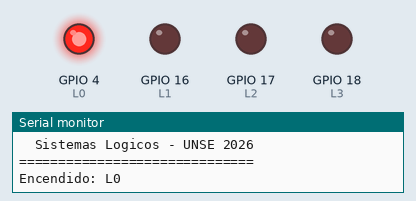
Simulated run of this sketch. Board: ESP32. Parts: output pins drawn as LEDs (lit = HIGH), the last lines printed to the serial monitor.

Above: at 0.2 s.
At 1.2 s:
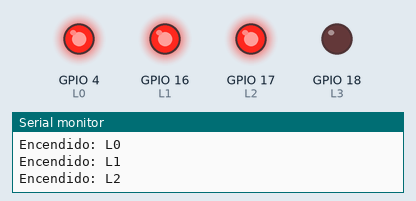
At 1.7 s:
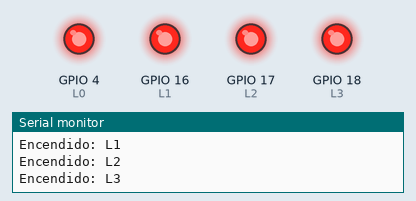
At 3.7 s:
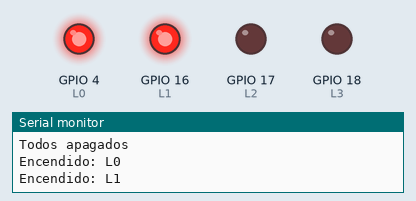
At 5.5 s:
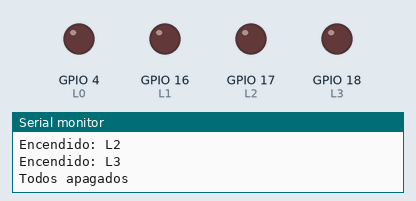
Timing chart, 0 to 6.9 s (numbered marks = the images above):
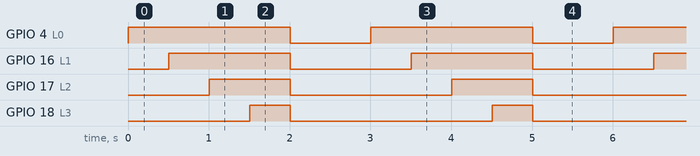

Measured:
- by itself, GPIO 4 (L0): alternates HIGH for 2.0 s and LOW for 1.0 s
- by itself, GPIO 16 (L1): alternates HIGH for 1.5 s and LOW for 1.5 s
- by itself, GPIO 17 (L2): alternates HIGH for 1.0 s and LOW for 2.0 s
- by itself, GPIO 18 (L3): alternates HIGH for 0.50 s and LOW for 2.5 s

The sketch:

sketch.ino
```cpp
// ============================================================
// Entrenador Lógico - Clase 1
// Alumno/a: (nombre y apellido)
// Qué hace: se presenta por el monitor serie y enciende los
//           LEDs L0 a L3 de a uno, avisando cuál está prendido.
// ============================================================

#include <Arduino.h>

void setup() {
  Serial.begin(115200);

  pinMode(4, OUTPUT);    // L0
  pinMode(16, OUTPUT);   // L1
  pinMode(17, OUTPUT);   // L2
  pinMode(18, OUTPUT);   // L3

  Serial.printf("==============================\n");
  Serial.printf("  Entrenador Logico de Ana\n");
  Serial.printf("  Sistemas Logicos - UNSE 2026\n");
  Serial.printf("==============================\n");
}

void loop() {
  digitalWrite(4, HIGH);
  Serial.printf("Encendido: L0\n");
  delay(500);

  digitalWrite(16, HIGH);
  Serial.printf("Encendido: L1\n");
  delay(500);

  digitalWrite(17, HIGH);
  Serial.printf("Encendido: L2\n");
  delay(500);

  digitalWrite(18, HIGH);
  Serial.printf("Encendido: L3\n");
  delay(500);

  digitalWrite(4, LOW);
  digitalWrite(16, LOW);
  digitalWrite(17, LOW);
  digitalWrite(18, LOW);
  Serial.printf("Todos apagados\n\n");
  delay(1000);
}
```
